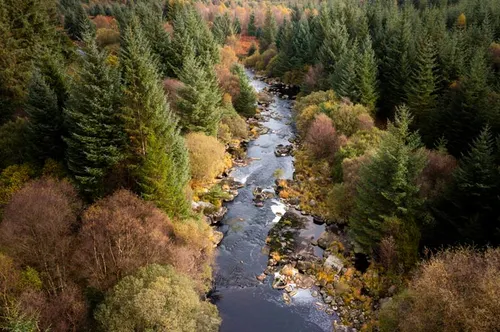
#> input picture images/Free-Photo.jpg, 500 x 332 px
$ python main.py --input ../images/Free-Photo.jpg
#> lines starting #> are read from the running program, lines starting #| are printed output that depends on the picture
### src/utils.py
import os
from logging import getLogger

logger = getLogger(__name__)

def load_image(path):
    """Read image from disk; raise if missing."""
    from cv2 import imread
    img = imread(path)
    if img is None:
        logger.error(f"Cannot load: {path}")
    return img

def ensure_dir(path):
    """Create directory if it doesn't exist."""
    os.makedirs(path, exist_ok=True)

def save_features(feat_vec, filepath):
    """
    Save feature vector to CSV file as two columns: 'bin' and 'value'.
    """
    # prepare list of rows: each [bin_name, value]
    rows = []
    for i, val in enumerate(feat_vec.flatten()):
        # construct row label and formatted value
        rows.append([f'bin_{i}', f'{val:.6f}'])

    from csv import writer
    # open (or create) CSV and write header+rows
    with open(filepath, mode='w', newline='') as file:
        write = writer(file)
        # write header row
        write.writerow(['bin', 'value'])
        # write data rows
        write.writerows(rows)

### src/image_pipeline.py
import cv2
from logging import getLogger

# configure logger for this module
logger = getLogger(__name__)

def adjust_brightness_contrast(img, alpha, beta):
    """Scale pixel values by alpha and add beta."""
    return cv2.convertScaleAbs(img, alpha=alpha, beta=beta)

def apply_gaussian_blur(img, ksize):
    """Reduce noise and detail via Gaussian blur."""
    return cv2.GaussianBlur(img, tuple(ksize), 0)

def denoise(img):
    """Perform non-local means denoising on a color image."""
    return cv2.fastNlMeansDenoisingColored(img, None, 10, 10, 7, 21)

def detect_edges(img_gray, low, high):
    """Apply Canny edge detector on grayscale image."""
    return cv2.Canny(img_gray, low, high)

def extract_features(img):
    """
    Compute concatenated color-histogram feature vector
    and return it as a vertical column vector.
    """
    # split image into its color channels
    chans = cv2.split(img)
    # list to accumulate each channel histogram
    hist = []
    for c in chans:
        # compute 256-bin histogram for channel c
        h = cv2.calcHist([c], [0], None, [256], [0,256]).flatten()
        hist.append(h)
    # concatenate all channel histograms and reshape to (N, 1)
    from numpy import concatenate
    return concatenate(hist).reshape(-1, 1)

def build_dataset(features, csv_path, image_name, image_path, normalize=False):
    """
    Build dataset CSV without external labels—use filename as label.
    """
    import csv, os, numpy as np

    # flatten features to 1D
    vec = features.flatten()

    # normalize if requested
    if normalize:
        norm = np.linalg.norm(vec)
        vec = vec / norm if norm > 0 else vec

    # prepare header and row
    header = [f'bin_{i}' for i in range(len(vec))] + ['image_name_(label)'] + ['image_link']
    row = vec.tolist() + [image_name] + [image_path]

    # write or append CSV
    exists = os.path.exists(csv_path)
    with open(csv_path, 'a', newline='') as file:
        writer = csv.writer(file)
        if not exists:
            writer.writerow(header)
        writer.writerow(row)

### src/main.py
import argparse
import logging
import os
import cv2
import shutil

from image_pipeline import (
    adjust_brightness_contrast,
    apply_gaussian_blur,
    denoise,
    detect_edges,
    extract_features,
    build_dataset
)
from utils import load_image, ensure_dir, save_features

# configure root logger
logging.basicConfig(level=logging.INFO, format='%(levelname)s: %(message)s')
logging.basicConfig(level=logging.ERROR, format='%(levelname)s: %(message)s')
logger = logging.getLogger()

def parse_args():
    parser = argparse.ArgumentParser(description='Image processing pipeline')
    parser.add_argument('--input', required=True, help='Path to input image')
    parser.add_argument('--alpha', type=float, default=1.2, help='Contrast factor')
    parser.add_argument('--beta', type=int, default=20, help='Brightness offset')
    parser.add_argument('--ksize', type=int, nargs=2, default=[5,5], help='Gaussian kernel size')
    parser.add_argument('--low', type=int, default=50, help='Canny low threshold')
    parser.add_argument('--high', type=int, default=150, help='Canny high threshold')
    parser.add_argument('--featfile', default='features.csv', help='CSV for feature vectors')
    parser.add_argument('--normalize', action='store_true', help='Apply L2 normalization to feature vectors')
    return parser.parse_args()

def main():
    args = parse_args()

    if not os.path.isfile(args.input):
        logger.error(f"Input file not found: \"{args.input}\"")
        return

    output_path = "images/results"
    image_name = os.path.splitext(os.path.basename(args.input))[0]
    dataset_path = os.path.join(output_path, "dataset.csv")

    image_path = os.path.join(output_path, image_name)
    ensure_dir(image_path)

    # extract file extension (e.g. ".jpg")
    extension = os.path.splitext(args.input)[1]

    # prepare destination path with new name
    dst_path = os.path.join(image_path, f"0_original{extension}")

    # copy the original image to output directory with the new name
    shutil.copy(args.input, dst_path)
    logging.info(f"Copied original image.")

    img = load_image(args.input)
#> in load_image, img is the input picture: shape (332, 500, 3); mean B, G, R 47.4, 73.6, 83.8
    if img is None: return

    bright = adjust_brightness_contrast(img, args.alpha, args.beta)
#> in adjust_brightness_contrast, `return cv2.convertScaleAbs(img, alpha=alpha, beta=beta)`:
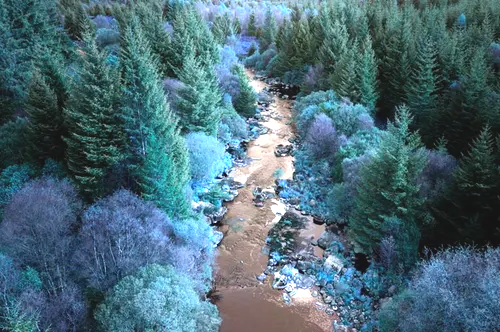
#> returned value: shape (332, 500, 3); mean of channels 0, 1, 2 76.7, 108.2, 119.9; drawn as R, G, B
    cv2.imwrite(os.path.join(image_path, '1_brightness.jpg'), bright)
    logger.info('Brightness adjusted saved.')

    blurred = apply_gaussian_blur(bright, args.ksize)
#> in apply_gaussian_blur, `return cv2.GaussianBlur(img, tuple(ksize), 0)`:
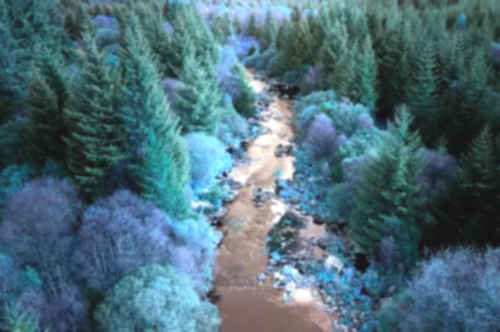
#> returned value: shape (332, 500, 3); mean of channels 0, 1, 2 76.7, 108.2, 119.9; drawn as R, G, B
    cv2.imwrite(os.path.join(image_path, '2_blur.jpg'), blurred)
    logger.info('Blurred image saved.')

    denoised = denoise(blurred)
#> in denoise, `return cv2.fastNlMeansDenoisingColored(img, None, 10, 10, 7, 21)`:
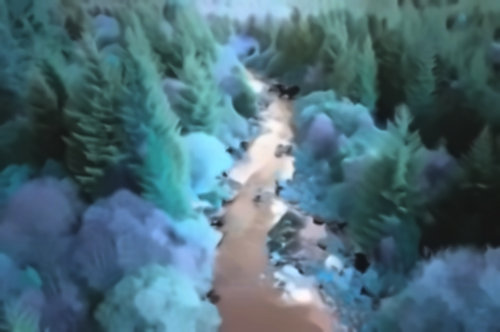
#> returned value: shape (332, 500, 3); mean of channels 0, 1, 2 76.1, 107.7, 119.4; drawn as R, G, B
    cv2.imwrite(os.path.join(image_path, '3_denoise.jpg'), denoised)
    logger.info('Denoised image saved.')

    gray = cv2.cvtColor(denoised, cv2.COLOR_BGR2GRAY)
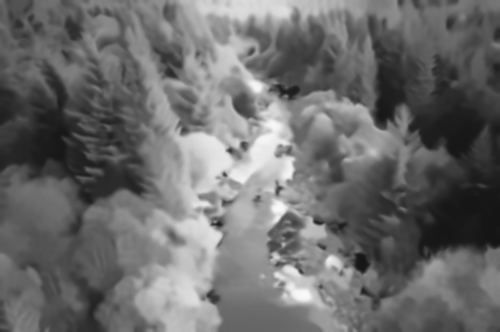
#> gray: shape (332, 500); min 21, max 250, mean 107.6
    edges = detect_edges(gray, args.low, args.high)
#> in detect_edges, `return cv2.Canny(img_gray, low, high)`:
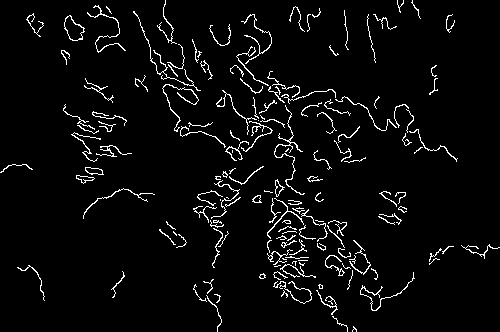
#> returned value: shape (332, 500); 4.2% white in thin lines or dots
    cv2.imwrite(os.path.join(image_path, '4_edges.jpg'), edges)
    logger.info('Edges detected saved.')

    features = extract_features(denoised)
#> the loop in extract_features, `for c in chans:` made 3 passes
#> after the loop in extract_features, `for c in chans:`: hist = 3 items
#> features = 768 values, max 2259 at index 53, min 0 at index 0, mean 648.4
    save_features(features, os.path.join(image_path, args.featfile))
#> the loop in save_features, `for i, val in enumerate(feat_vec.flatten()):` made 768 passes
#> val on passes 1 to 3: 0, 0, 0
#> after the loop in save_features, `for i, val in enumerate(feat_vec.flatten()):`: rows = 768 items, first 6: ['bin_0', '0.000000'], ['bin_1', '0.000000'], ['bin_2', '0.000000'], ['bin_3', '0.000000'], ['bin_4', '0.000000'], ['bin_5', '0.000000']
    logger.info('Features saved to Local CSV.')

    build_dataset(features, dataset_path, image_name, image_path, normalize=args.normalize)
#> in build_dataset, `vec = features.flatten()`: vec has the same summary as features in main
#> in build_dataset, `header = [f'bin_{i}' for i in range(len(vec))] + ['image_name_(label)'..`: header = 770 items, first 6: 'bin_0', 'bin_1', 'bin_2', 'bin_3', 'bin_4', 'bin_5'
#> in build_dataset, `row = vec.tolist() + [image_name] + [image_path]`: row = 770 items, first 6: 0, 0, 0, 0, 0, 0
    logger.info(f'Features saved to Big CSV (DataSet) with Name : \"{image_name}\" and \n\tPath : \"{os.path.abspath(dst_path)}\".')

    logger.info(f"Done, All files saved to \n\tFolder Path : \"{os.path.abspath(image_path)}\" \n\tand Big CSV (DataSet) Path : \"{os.path.abspath(dataset_path)}\".")

if __name__ == '__main__':
    main()
